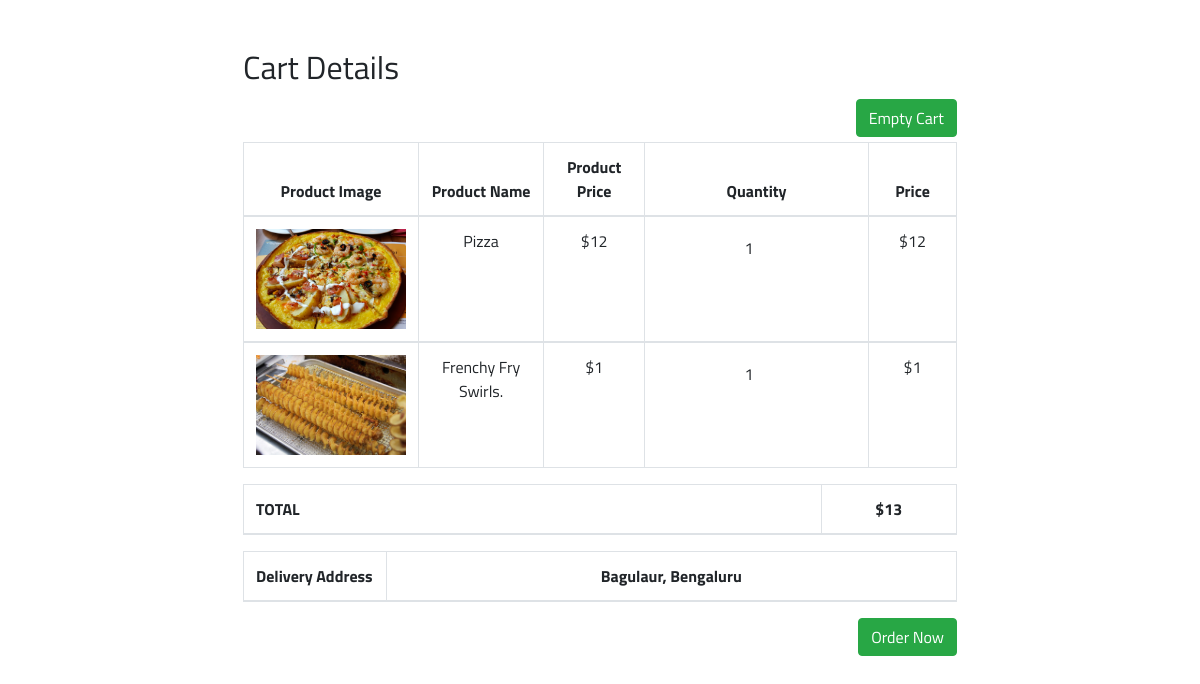
Page /cart.php (signed in) on the committed database.
### tables this page shows
CREATE TABLE `cart` (
  `id` int(11) NOT NULL,
  `user_email` varchar(100) DEFAULT NULL,
  `item_id` int(11) DEFAULT NULL,
  `quantity` int(11) DEFAULT NULL
);

CREATE TABLE `food_items` (
  `id` int(11) NOT NULL,
  `Name` varchar(50) NOT NULL,
  `description` text NOT NULL,
  `Price` int(11) NOT NULL,
  `Image` varchar(255) NOT NULL
);

CREATE TABLE `users` (
  `id` int(11) NOT NULL,
  `email` varchar(255) NOT NULL,
  `password` varchar(255) NOT NULL,
  `full_name` varchar(255) NOT NULL,
  `phone` int(10) NOT NULL,
  `address` text NOT NULL
);

### cart.php (the view, shortened to what this page needs)
 <?php
    include('dbconnection.php');
?>
<!DOCTYPE html>
<html lang="en">
<head>
    <link rel="stylesheet" href="https://maxcdn.bootstrapcdn.com/bootstrap/4.3.1/css/bootstrap.min.css">
</head>
<body>
<div class="container" style="width: 62%;">
    <h2>Cart Details</h2>
    <a href="empty_cart.php" >
        <input type="submit"  style="margin-top: 5px; float: right; " value="Empty Cart" class="btn btn-success"></a> <br><br>
    <table class="table table-bordered table table-hover">
    <thead>
        <tr>
           <th width="20%">Product Image</th>
            <th width="30%">Product Name</th>
            <th width="20%">Product Price</th>
            <th width="10%">Quantity</th>
            <th width="20%">Price </th>
        </tr>
    </thead>
    <?php
        $flag = false;
        $query = "SELECT F.Name as name, F.Price as price, F.Image as img, F.id as item_id, email, C.user_email, C.item_id, C.quantity as qnty FROM food_items F, users, cart C WHERE F.id = C.item_id and C.user_email = '".$_SESSION['email']."' and email = C.user_email";
        $tot_price = 0;
        $run_query = mysqli_query($connection, $query);
        while( $result = mysqli_fetch_assoc($run_query) )
        {
            if($result){ $flag = true;
    ?>
    <tbody>
        <tr>
            <td><img src="<?php echo $result['img']; ?>" width="150px" height="100px" ></td>
            <td><?php echo $result['name']; ?></td>
            <td><?php echo "$".$result['price']; ?></td>
            <td><form method="POST" action="upd_qnty.php">
                <input type="number" value="<?php echo $result['qnty'];?>" name="quantity" class="btn btn-successs" >
                <input type="hidden" name="hidden_id" value="<?php echo $result['item_id']; ?>"></form>
            </td>
            <td><?php echo "$".$result['price'] * $result['qnty']; ?></td>
        </tr>
             <?php $tot_price += ($result['price'] * $result['qnty']); } } ?>
    </tbody>
  </table>
    <table class="table table-bordered">
    <thead>
        <tr>
           <th  width="81%" style="text-align: left;">TOTAL</th>
           <th><?php echo "$".$tot_price; ?></th>
        </tr>
    </thead>
  </table>
  <?php if($flag == true) { ?>
    <table class="table table-bordered">
    <thead>
        <tr>
           <th  width="20%" style="text-align: left;">Delivery Address</th>
           <?php
                $qr = "SELECT address FROM users WHERE email='".$_SESSION['email']."';";
                $run_qr = mysqli_query($connection, $qr);
                $row = mysqli_fetch_assoc($run_qr);
                $address = $row['address'];
            ?>
           <th><?php echo $address; ?></th>
        </tr>
    </thead>
  </table>
      <form method="POST" action="empty_cart.php">
            <input type="submit" style="float: right;" value="Order Now" class="btn btn-success">
      </form>
  <?php } else { ?>
      <a href="menu.php"><input type="submit" style="float: right;" value="Menu" class="btn btn-success"></a>
  <?php } ?>
</div>
</body>
</html>

### cart.php (style rules this page uses)
* { font-family: 'Titillium Web', sans-serif; }
th { text-align: center; }
td { text-align: center; }

### rows in the picture
cart: shows a picture, item.Name "Pizza", item.Price "12", quantity "1", $result['price']*$result['qnty'] "12"
cart: shows a picture, item.Name "Frenchy Fry Swirls.", item.Price "1", quantity "1", $result['price']*$result['qnty'] "1"
users: address "Bagulaur, Bengaluru"

### other values in the picture
$tot_price "13"
